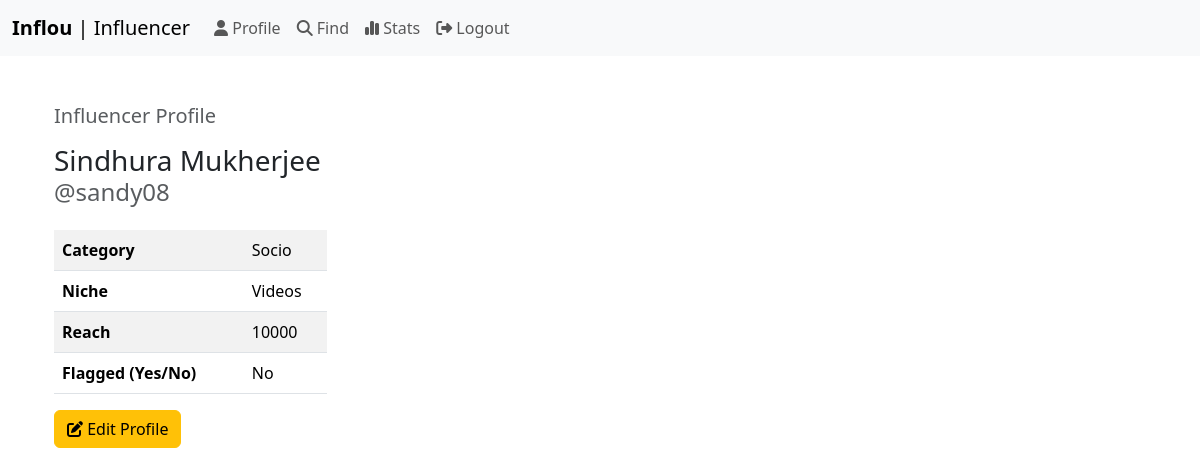
The page /influencer/profile (signed in) on the database as committed earlier.
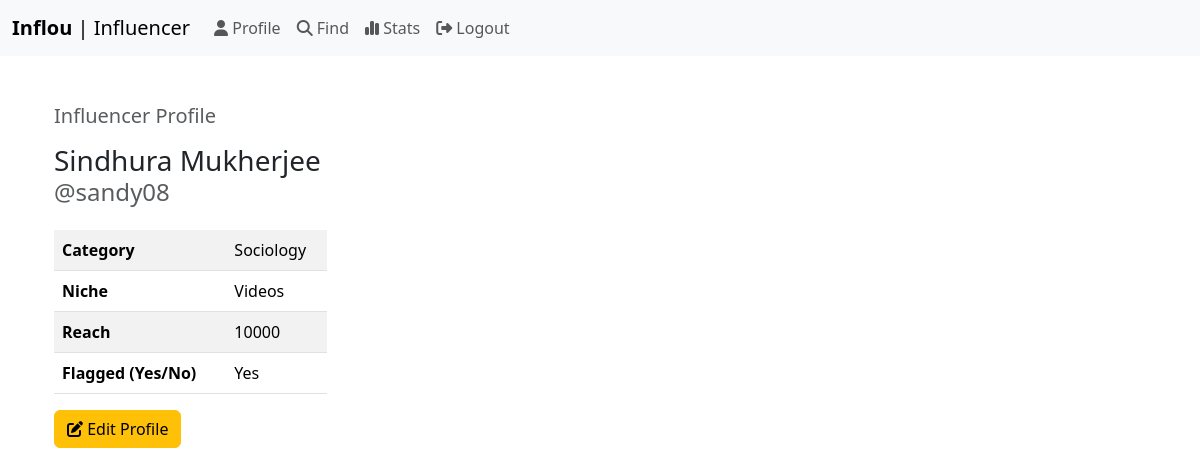
The same page on the database as committed later.
### models.py (models this page shows)
class Influencer(db.Model):
  __tablename__ = 'influencer'
  id = db.Column(db.Integer, primary_key = True, nullable = False)
  user_id = db.Column(db.Integer, db.ForeignKey('user.id'), nullable = False)
  name = db.Column(db.String(64), nullable = False)
  category = db.Column(db.String(32), nullable = False)
  niche = db.Column(db.String(32), nullable = False)
  reach = db.Column(db.Integer, nullable = False)
  earnings = db.Column(db.Float, default=0.0, nullable = False)
  flag = db.Column(db.Boolean, default=False, nullable=False)

### routes.py (the view)
@app.route('/influencer/profile')
@influencer_required
def influencer_profile():
  user = User.query.filter_by(id=session['user_id']).first()
  influencer = Influencer.query.filter_by(user_id=session['user_id']).first()
  if not influencer:
    flash('Improper access. You have been logged out.')
    return redirect(url_for('logout'))
  return render_template('profile-influencer.html', inf=influencer, influencer=influencer, username=user.username, user=user)

### routes.py (called while the page is built)
def influencer_required(func):
  @wraps(func)
  def inner(*args, **kwargs):
    if 'user_id' in session:
      user = User.query.get(session['user_id'])
      if user.type != 'influencer':
        flash('You must be an influencer to access this page.')
        return redirect(url_for('logout'))
    else:
      flash('You need to login first.')
      return redirect(url_for('login'))
    return func(*args, **kwargs)
  return inner

### templates/profile-influencer.html (shortened to what this page needs)
{% extends 'layout.html' %}
{% block content %}
  <div class="container" style="margin-inline: auto;">
    <h5 class="mt-5 mb-0 text-muted">Influencer Profile</h5>
    <h3 class="mt-3 mb-0">{{inf.name}}</h3>
    <h4 class="text-muted">@{{username}}</h4>
    <div class="mt-4" style="width: 25%;">
      <table class="table table-striped">
        <tbody>
          <tr>
            <th scope="row">Category</th>
            <td>{{inf.category}}</td>
          </tr>
          <tr>
            <th scope="row">Niche</th>
            <td>{{inf.niche}}</td>
          </tr>
          <tr>
            <th scope="row">Reach</th>
            <td>{{inf.reach}}</td>
          </tr>
          <tr>
            <th scope="row">Flagged (Yes/No)</th>
            <td>{% if inf.flag %} Yes {% else %} No {% endif %}</td>
          </tr>
        </tbody>
      </table>
      {% if influencer %}
      <a class="btn btn-warning text-center" href="{{url_for('influencer_profile_edit')}}" role="button"><i class="fa-solid fa-pen-to-square"></i> Edit Profile</a>
      {% endif %}
    </div>
  </div>
{% endblock %}

Rows that differ between the two databases and show on the page:
changed Influencer "Sindhura Mukherjee": category "Socio" → "Sociology"
Other text that changed with them:
text no longer shown: "No"
text now shown: "Yes"
